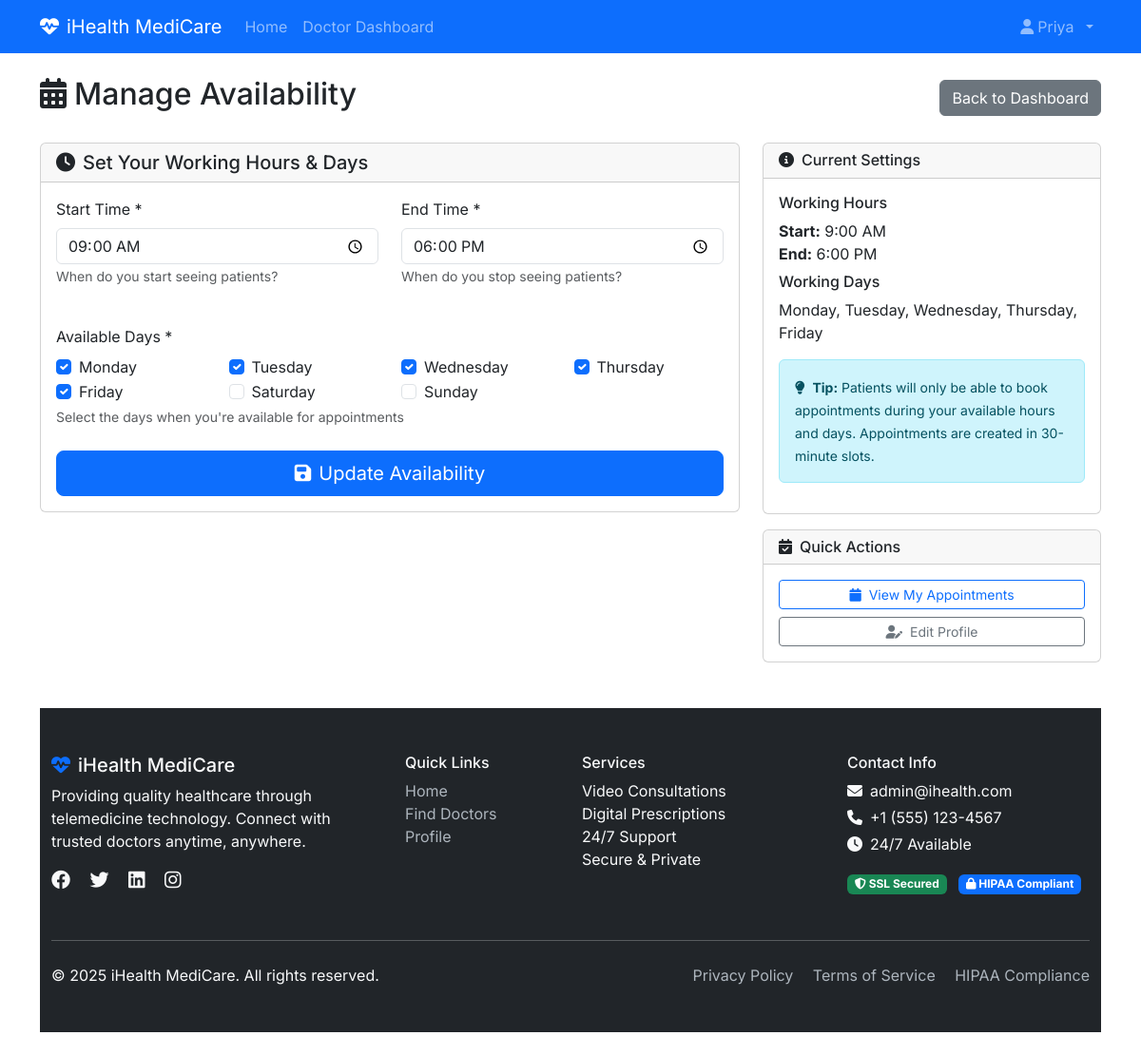
/doctor/availability.php (signed in), run on the app's committed database.
### tables this page shows
CREATE TABLE doctor_profiles (
    id INT PRIMARY KEY AUTO_INCREMENT,
    user_id INT UNIQUE NOT NULL,
    specialization_id INT NOT NULL,
    license_number VARCHAR(100) UNIQUE NOT NULL,
    experience_years INT DEFAULT 0,
    qualification TEXT NOT NULL,
    consultation_fee DECIMAL(10,2) NOT NULL DEFAULT 500.00,
    bio TEXT,
    languages VARCHAR(200) DEFAULT 'English, Hindi',
    availability_start TIME DEFAULT '09:00:00',
    availability_end TIME DEFAULT '18:00:00',
    available_days VARCHAR(255) DEFAULT 'monday,tuesday,wednesday,thursday,friday,saturday' COMMENT 'Comma-separated list of available days',
    rating DECIMAL(3,2) DEFAULT 0.00,
    total_reviews INT DEFAULT 0,
    clinic_name VARCHAR(200),
    clinic_address TEXT,
    is_verified BOOLEAN DEFAULT FALSE,
    created_at TIMESTAMP DEFAULT CURRENT_TIMESTAMP,
    updated_at TIMESTAMP DEFAULT CURRENT_TIMESTAMP ON UPDATE CURRENT_TIMESTAMP,

    FOREIGN KEY (user_id) REFERENCES users(id) ON DELETE CASCADE,
    FOREIGN KEY (specialization_id) REFERENCES specializations(id) ON DELETE RESTRICT,
    INDEX idx_specialization (specialization_id),
    INDEX idx_rating (rating),
    INDEX idx_fee (consultation_fee)
);

### doctor/availability.php (the view, shortened to what this page needs)
<?php
require_once '../includes/db_connect.php';
$doctor_id = $_SESSION['user_id'];
try {
    $stmt = $db->prepare("
        SELECT availability_start, availability_end, available_days
        FROM doctor_profiles
        WHERE user_id = ?
    ");
    $stmt->execute([$doctor_id]);
    $availability = $stmt->fetch();
} catch (PDOException $e) {
    $error = 'Database error: ' . $e->getMessage();
}
$selected_days = $availability['available_days'] ? explode(',', $availability['available_days']) : [];
require_once '../includes/header.php';
?>
<div class="d-flex justify-content-between align-items-center mb-4">
    <h2><i class="fas fa-calendar-alt me-2"></i>Manage Availability</h2>
    <a href="index.php" class="btn btn-secondary">Back to Dashboard</a>
</div>
<div class="row">
    <div class="col-md-8">
        <div class="card">
            <div class="card-header">
                <h5 class="mb-0"><i class="fas fa-clock me-2"></i>Set Your Working Hours & Days</h5>
            </div>
            <div class="card-body">
                <form method="POST" action="">
                    <div class="row mb-4">
                        <div class="col-md-6">
                            <div class="mb-3">
                                <label for="availability_start" class="form-label">Start Time *</label>
                                <input type="time" class="form-control" id="availability_start" name="availability_start"
                                       value="<?php echo htmlspecialchars(substr($availability['availability_start'] ?? '09:00:00', 0, 5)); ?>" required>
                                <small class="text-muted">When do you start seeing patients?</small>
                            </div>
                        </div>
                        <div class="col-md-6">
                            <div class="mb-3">
                                <label for="availability_end" class="form-label">End Time *</label>
                                <input type="time" class="form-control" id="availability_end" name="availability_end"
                                       value="<?php echo htmlspecialchars(substr($availability['availability_end'] ?? '18:00:00', 0, 5)); ?>" required>
                                <small class="text-muted">When do you stop seeing patients?</small>
                            </div>
                        </div>
                    </div>
                    <div class="mb-4">
                        <label class="form-label">Available Days *</label>
                        <div class="row">
                            <?php
                            $days = [
                                'monday' => 'Monday',
                                'tuesday' => 'Tuesday',
                                'wednesday' => 'Wednesday',
                                'thursday' => 'Thursday',
                                'friday' => 'Friday',
                                'saturday' => 'Saturday',
                                'sunday' => 'Sunday'
                            ];
                            foreach ($days as $day_key => $day_name): ?>
                                <div class="col-md-3 col-sm-6">
                                    <div class="form-check">
                                        <input class="form-check-input" type="checkbox" id="day_<?php echo $day_key; ?>"
                                               name="available_days[]" value="<?php echo $day_key; ?>"
                                               <?php echo in_array($day_key, $selected_days) ? 'checked' : ''; ?>>
                                        <label class="form-check-label" for="day_<?php echo $day_key; ?>">
                                            <?php echo $day_name; ?>
                                        </label>
                                    </div>
                                </div>
                            <?php endforeach; ?>
                        </div>
                        <small class="text-muted">Select the days when you're available for appointments</small>
                    </div>
                    <div class="d-grid">
                        <button type="submit" class="btn btn-primary btn-lg">
                            <i class="fas fa-save me-2"></i>Update Availability
                        </button>
                    </div>
                </form>
            </div>
        </div>
    </div>
    <div class="col-md-4">
        <div class="card">
            <div class="card-header">
                <h6 class="mb-0"><i class="fas fa-info-circle me-2"></i>Current Settings</h6>
            </div>
            <div class="card-body">
                <h6>Working Hours</h6>
                <p class="mb-2">
                    <strong>Start:</strong> <?php echo date('g:i A', strtotime($availability['availability_start'] ?? '09:00:00')); ?><br>
                    <strong>End:</strong> <?php echo date('g:i A', strtotime($availability['availability_end'] ?? '18:00:00')); ?>
                </p>
                <h6>Working Days</h6>
                <p class="mb-3">
                    <?php
                    if (!empty($selected_days)) {
                        $day_names = array_map(function($day) use ($days) {
                            return $days[$day] ?? ucfirst($day);
                        }, $selected_days);
                        echo implode(', ', $day_names);
                    } else {
                        echo 'No days selected';
                    }
                    ?>
                </p>
                <div class="alert alert-info">
                    <small>
                        <i class="fas fa-lightbulb me-1"></i>
                        <strong>Tip:</strong> Patients will only be able to book appointments during your available hours and days.
                        Appointments are created in 30-minute slots.
                    </small>
                </div>
            </div>
        </div>
        <div class="card mt-3">
            <div class="card-header">
                <h6 class="mb-0"><i class="fas fa-calendar-check me-2"></i>Quick Actions</h6>
            </div>
            <div class="card-body">
                <div class="d-grid gap-2">
                    <a href="my_appointments.php" class="btn btn-outline-primary btn-sm">
                        <i class="fas fa-calendar me-2"></i>View My Appointments
                    </a>
                    <a href="profile.php" class="btn btn-outline-secondary btn-sm">
                        <i class="fas fa-user-edit me-2"></i>Edit Profile
                    </a>
                </div>
            </div>
        </div>
    </div>
</div>
<?php require_once '../includes/footer.php'; ?>

### assets/css/style.css (style rules this page uses)
body { font-family: 'Inter', sans-serif; }

### data on the page
doctor_profiles: availability_start "09:00", availability_end "18:00", available_days "☑", availability_start "9:00 AM", availability_end "6:00 PM", available_days "Monday, Tuesday, Wednesday, Thursday, Friday"

### other printed values
SITE_NAME "iHealth MediCare"
$_SESSION['first_name'] "Priya"
$day_name "Monday"
$day_name "Tuesday"
$day_name "Wednesday"
$day_name "Thursday"
$day_name "Friday"
$day_name "Saturday"
$day_name "Sunday"
ADMIN_EMAIL "admin@ihealth.com"
